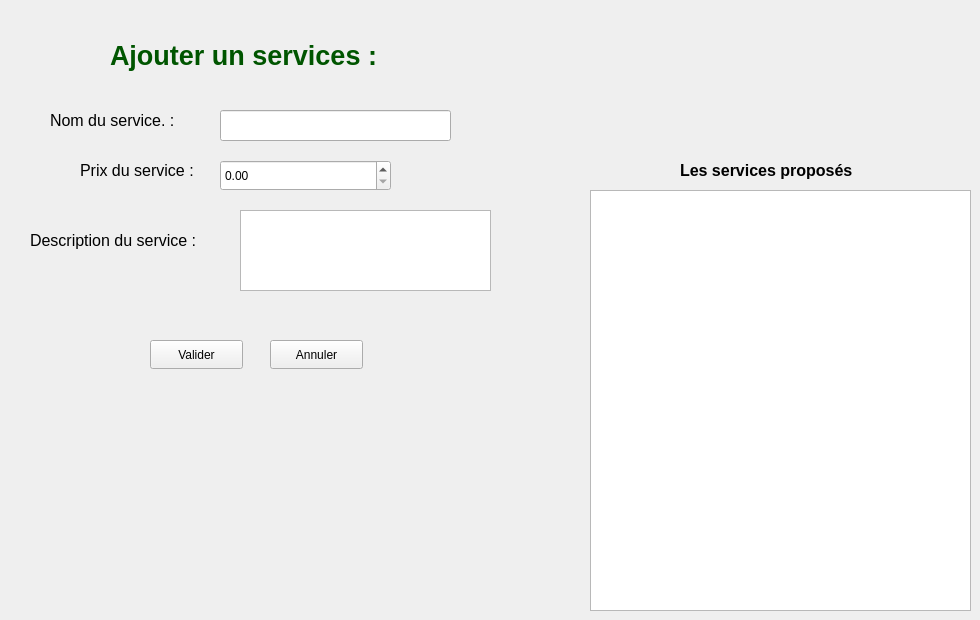
      <widget class="QWidget" name="tab_38">
       <attribute name="title">
        <string>Gestion des services</string>
       </attribute>
       <widget class="QLabel" name="label_97">
        <property name="geometry">
         <rect>
          <x>110</x>
          <y>30</y>
          <width>521</width>
          <height>51</height>
         </rect>
        </property>
        <property name="text">
         <string>&lt;html&gt;&lt;head/&gt;&lt;body&gt;&lt;p&gt;&lt;span style=&quot; font-size:20pt; font-weight:700; color:#005500;&quot;&gt;Ajouter un services :&lt;/span&gt;&lt;/p&gt;&lt;/body&gt;&lt;/html&gt;</string>
        </property>
       </widget>
       <widget class="QLabel" name="label_98">
        <property name="geometry">
         <rect>
          <x>50</x>
          <y>100</y>
          <width>181</width>
          <height>41</height>
         </rect>
        </property>
        <property name="text">
         <string>&lt;html&gt;&lt;head/&gt;&lt;body&gt;&lt;p&gt;&lt;span style=&quot; font-size:12pt;&quot;&gt;Nom du service. :&lt;/span&gt;&lt;/p&gt;&lt;/body&gt;&lt;/html&gt;</string>
        </property>
       </widget>
       <widget class="QLineEdit" name="lineEdit_25">
        <property name="geometry">
         <rect>
          <x>220</x>
          <y>110</y>
          <width>231</width>
          <height>31</height>
         </rect>
        </property>
       </widget>
       <widget class="QLabel" name="label_99">
        <property name="geometry">
         <rect>
          <x>80</x>
          <y>150</y>
          <width>181</width>
          <height>41</height>
         </rect>
        </property>
        <property name="text">
         <string>&lt;html&gt;&lt;head/&gt;&lt;body&gt;&lt;p&gt;&lt;span style=&quot; font-size:12pt;&quot;&gt;Prix du service :&lt;/span&gt;&lt;/p&gt;&lt;/body&gt;&lt;/html&gt;</string>
        </property>
       </widget>
       <widget class="QDoubleSpinBox" name="doubleSpinBox">
        <property name="geometry">
         <rect>
          <x>220</x>
          <y>160</y>
          <width>171</width>
          <height>31</height>
         </rect>
        </property>
       </widget>
       <widget class="QTextEdit" name="textEdit">
        <property name="geometry">
         <rect>
          <x>240</x>
          <y>210</y>
          <width>251</width>
          <height>81</height>
         </rect>
        </property>
       </widget>
       <widget class="QLabel" name="label_100">
        <property name="geometry">
         <rect>
          <x>30</x>
          <y>220</y>
          <width>241</width>
          <height>41</height>
         </rect>
        </property>
        <property name="text">
         <string>&lt;html&gt;&lt;head/&gt;&lt;body&gt;&lt;p&gt;&lt;span style=&quot; font-size:12pt;&quot;&gt;Description du service :&lt;/span&gt;&lt;/p&gt;&lt;/body&gt;&lt;/html&gt;</string>
        </property>
       </widget>
       <widget class="QPushButton" name="pushButton_33">
        <property name="geometry">
         <rect>
          <x>150</x>
          <y>340</y>
          <width>93</width>
          <height>29</height>
         </rect>
        </property>
        <property name="text">
         <string>Valider</string>
        </property>
       </widget>
       <widget class="QPushButton" name="pushButton_34">
        <property name="geometry">
         <rect>
          <x>270</x>
          <y>340</y>
          <width>93</width>
          <height>29</height>
         </rect>
        </property>
        <property name="text">
         <string>Annuler</string>
        </property>
       </widget>
       <widget class="QTableView" name="tableView_6">
        <property name="geometry">
         <rect>
          <x>590</x>
          <y>190</y>
          <width>381</width>
          <height>421</height>
         </rect>
        </property>
       </widget>
       <widget class="QLabel" name="label_101">
        <property name="geometry">
         <rect>
          <x>680</x>
          <y>130</y>
          <width>291</width>
          <height>81</height>
         </rect>
        </property>
        <property name="text">
         <string>&lt;html&gt;&lt;head/&gt;&lt;body&gt;&lt;p&gt;&lt;span style=&quot; font-size:12pt; font-weight:700;&quot;&gt;Les services proposés&lt;/span&gt;&lt;/p&gt;&lt;/body&gt;&lt;/html&gt;</string>
        </property>
       </widget>
      </widget>
